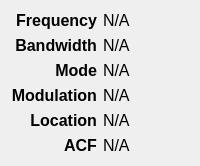
                  <widget class="QWidget" name="widget_5" native="true">
                   <property name="sizePolicy">
                    <sizepolicy hsizetype="Expanding" vsizetype="Preferred">
                     <horstretch>0</horstretch>
                     <verstretch>0</verstretch>
                    </sizepolicy>
                   </property>
                   <layout class="QGridLayout" name="gridLayout_4">
                    <item row="5" column="1">
                     <widget class="QLabel" name="acf_lab">
                      <property name="sizePolicy">
                       <sizepolicy hsizetype="Expanding" vsizetype="Preferred">
                        <horstretch>0</horstretch>
                        <verstretch>0</verstretch>
                       </sizepolicy>
                      </property>
                      <property name="font">
                       <font>
                        <pointsize>12</pointsize>
                       </font>
                      </property>
                      <property name="text">
                       <string>N/A</string>
                      </property>
                     </widget>
                    </item>
                    <item row="0" column="1">
                     <widget class="QLabel" name="freq_lab">
                      <property name="sizePolicy">
                       <sizepolicy hsizetype="Expanding" vsizetype="Preferred">
                        <horstretch>0</horstretch>
                        <verstretch>0</verstretch>
                       </sizepolicy>
                      </property>
                      <property name="font">
                       <font>
                        <pointsize>12</pointsize>
                       </font>
                      </property>
                      <property name="text">
                       <string>N/A</string>
                      </property>
                     </widget>
                    </item>
                    <item row="2" column="0">
                     <widget class="QLabel" name="label_5">
                      <property name="sizePolicy">
                       <sizepolicy hsizetype="Minimum" vsizetype="Preferred">
                        <horstretch>0</horstretch>
                        <verstretch>0</verstretch>
                       </sizepolicy>
                      </property>
                      <property name="minimumSize">
                       <size>
                        <width>0</width>
                        <height>0</height>
                       </size>
                      </property>
                      <property name="font">
                       <font>
                        <pointsize>12</pointsize>
                        <weight>75</weight>
                        <bold>true</bold>
                       </font>
                      </property>
                      <property name="text">
                       <string>Mode</string>
                      </property>
                      <property name="alignment">
                       <set>Qt::AlignRight|Qt::AlignTrailing|Qt::AlignVCenter</set>
                      </property>
                     </widget>
                    </item>
                    <item row="2" column="1">
                     <widget class="QLabel" name="mode_lab">
                      <property name="sizePolicy">
                       <sizepolicy hsizetype="Expanding" vsizetype="Preferred">
                        <horstretch>0</horstretch>
                        <verstretch>0</verstretch>
                       </sizepolicy>
                      </property>
                      <property name="font">
                       <font>
                        <pointsize>12</pointsize>
                       </font>
                      </property>
                      <property name="text">
                       <string>N/A</string>
                      </property>
                     </widget>
                    </item>
                    <item row="3" column="1">
                     <widget class="QLabel" name="modul_lab">
                      <property name="sizePolicy">
                       <sizepolicy hsizetype="Expanding" vsizetype="Preferred">
                        <horstretch>0</horstretch>
                        <verstretch>0</verstretch>
                       </sizepolicy>
                      </property>
                      <property name="font">
                       <font>
                        <pointsize>12</pointsize>
                       </font>
                      </property>
                      <property name="text">
                       <string>N/A</string>
                      </property>
                     </widget>
                    </item>
                    <item row="0" column="0">
                     <widget class="QLabel" name="label_3">
                      <property name="sizePolicy">
                       <sizepolicy hsizetype="Minimum" vsizetype="Preferred">
                        <horstretch>0</horstretch>
                        <verstretch>0</verstretch>
                       </sizepolicy>
                      </property>
                      <property name="minimumSize">
                       <size>
                        <width>0</width>
                        <height>0</height>
                       </size>
                      </property>
                      <property name="font">
                       <font>
                        <pointsize>12</pointsize>
                        <weight>75</weight>
                        <bold>true</bold>
                       </font>
                      </property>
                      <property name="text">
                       <string>Frequency</string>
                      </property>
                      <property name="alignment">
                       <set>Qt::AlignRight|Qt::AlignTrailing|Qt::AlignVCenter</set>
                      </property>
                     </widget>
                    </item>
                    <item row="1" column="1">
                     <widget class="QLabel" name="band_lab">
                      <property name="sizePolicy">
                       <sizepolicy hsizetype="Expanding" vsizetype="Preferred">
                        <horstretch>0</horstretch>
                        <verstretch>0</verstretch>
                       </sizepolicy>
                      </property>
                      <property name="font">
                       <font>
                        <pointsize>12</pointsize>
                       </font>
                      </property>
                      <property name="text">
                       <string>N/A</string>
                      </property>
                     </widget>
                    </item>
                    <item row="3" column="0">
                     <widget class="QLabel" name="label_6">
                      <property name="sizePolicy">
                       <sizepolicy hsizetype="Minimum" vsizetype="Preferred">
                        <horstretch>0</horstretch>
                        <verstretch>0</verstretch>
                       </sizepolicy>
                      </property>
                      <property name="minimumSize">
                       <size>
                        <width>0</width>
                        <height>0</height>
                       </size>
                      </property>
                      <property name="font">
                       <font>
                        <pointsize>12</pointsize>
                        <weight>75</weight>
                        <bold>true</bold>
                       </font>
                      </property>
                      <property name="text">
                       <string>Modulation</string>
                      </property>
                      <property name="alignment">
                       <set>Qt::AlignRight|Qt::AlignTrailing|Qt::AlignVCenter</set>
                      </property>
                     </widget>
                    </item>
                    <item row="4" column="0">
                     <widget class="QLabel" name="label_7">
                      <property name="sizePolicy">
                       <sizepolicy hsizetype="Minimum" vsizetype="Preferred">
                        <horstretch>0</horstretch>
                        <verstretch>0</verstretch>
                       </sizepolicy>
                      </property>
                      <property name="minimumSize">
                       <size>
                        <width>0</width>
                        <height>0</height>
                       </size>
                      </property>
                      <property name="font">
                       <font>
                        <pointsize>12</pointsize>
                        <weight>75</weight>
                        <bold>true</bold>
                       </font>
                      </property>
                      <property name="text">
                       <string>Location</string>
                      </property>
                      <property name="alignment">
                       <set>Qt::AlignRight|Qt::AlignTrailing|Qt::AlignVCenter</set>
                      </property>
                     </widget>
                    </item>
                    <item row="4" column="1">
                     <widget class="QLabel" name="loc_lab">
                      <property name="sizePolicy">
                       <sizepolicy hsizetype="Expanding" vsizetype="Preferred">
                        <horstretch>0</horstretch>
                        <verstretch>0</verstretch>
                       </sizepolicy>
                      </property>
                      <property name="font">
                       <font>
                        <pointsize>12</pointsize>
                       </font>
                      </property>
                      <property name="text">
                       <string>N/A</string>
                      </property>
                     </widget>
                    </item>
                    <item row="1" column="0">
                     <widget class="QLabel" name="label_4">
                      <property name="sizePolicy">
                       <sizepolicy hsizetype="Minimum" vsizetype="Preferred">
                        <horstretch>0</horstretch>
                        <verstretch>0</verstretch>
                       </sizepolicy>
                      </property>
                      <property name="minimumSize">
                       <size>
                        <width>0</width>
                        <height>0</height>
                       </size>
                      </property>
                      <property name="font">
                       <font>
                        <pointsize>12</pointsize>
                        <weight>75</weight>
                        <bold>true</bold>
                       </font>
                      </property>
                      <property name="text">
                       <string>Bandwidth</string>
                      </property>
                      <property name="alignment">
                       <set>Qt::AlignRight|Qt::AlignTrailing|Qt::AlignVCenter</set>
                      </property>
                     </widget>
                    </item>
                    <item row="5" column="0">
                     <widget class="QLabel" name="label_8">
                      <property name="sizePolicy">
                       <sizepolicy hsizetype="Minimum" vsizetype="Preferred">
                        <horstretch>0</horstretch>
                        <verstretch>0</verstretch>
                       </sizepolicy>
                      </property>
                      <property name="minimumSize">
                       <size>
                        <width>0</width>
                        <height>0</height>
                       </size>
                      </property>
                      <property name="font">
                       <font>
                        <pointsize>12</pointsize>
                        <weight>75</weight>
                        <bold>true</bold>
                       </font>
                      </property>
                      <property name="text">
                       <string>ACF</string>
                      </property>
                      <property name="alignment">
                       <set>Qt::AlignRight|Qt::AlignTrailing|Qt::AlignVCenter</set>
                      </property>
                     </widget>
                    </item>
                   </layout>
                  </widget>
